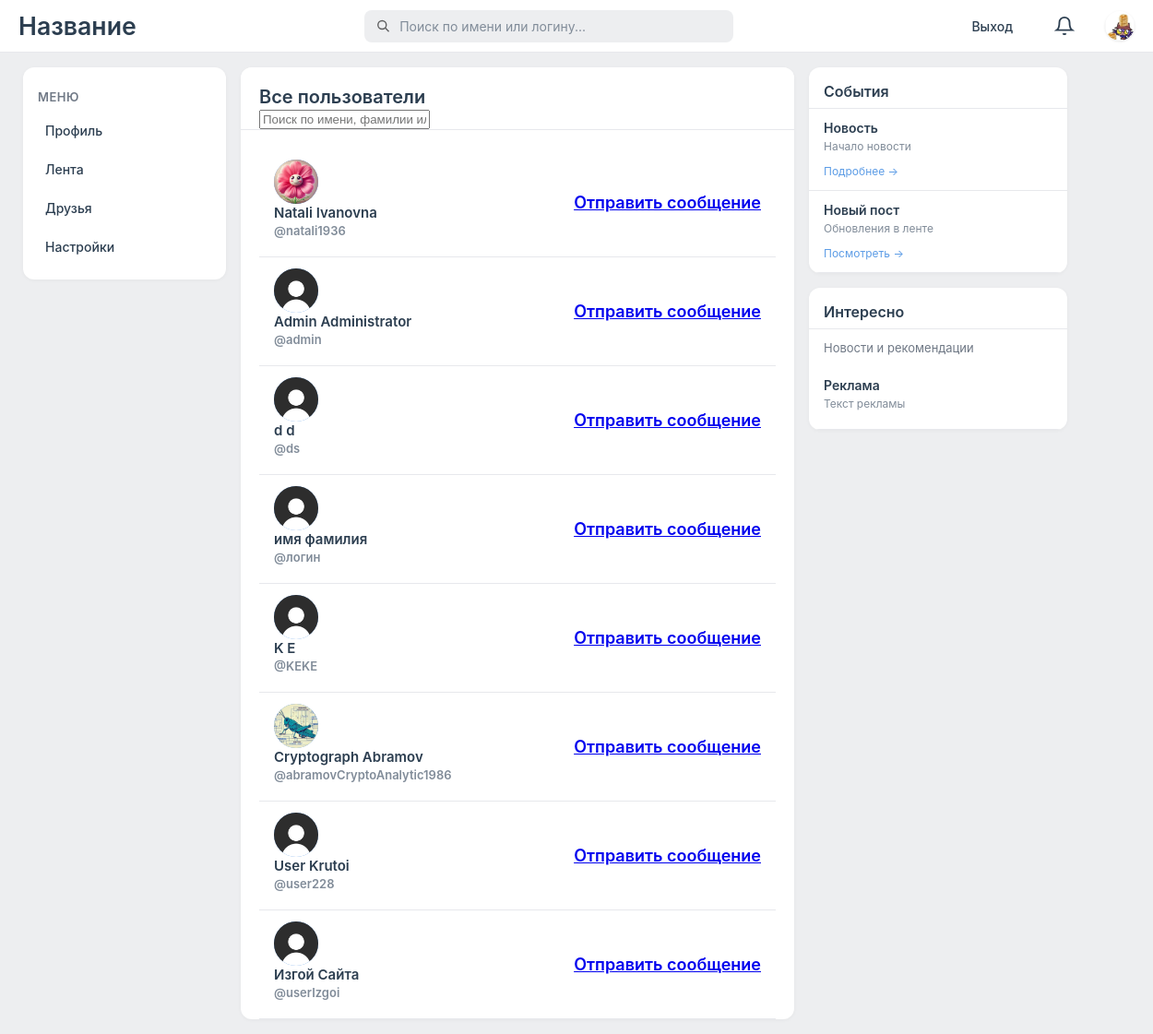
Page /friends/friends.php (signed in) on the committed database.
### tables this page shows
CREATE TABLE `users` (
  `user_id` int NOT NULL,
  `login` varchar(50) NOT NULL,
  `first_name` varchar(255) NOT NULL,
  `last_name` varchar(255) NOT NULL,
  `password` varchar(255) NOT NULL,
  `role` varchar(10) NOT NULL,
  `is_private` tinyint(1) NOT NULL,
  `birthday_date` date NOT NULL,
  `creation_date` date NOT NULL,
  `avatar` varchar(255) NOT NULL
);

### classes/DataBase.php (called while the page is built, shortened)
<?php
class Database {
   private $pdo;
    public function __construct() {
        $this->pdo = new PDO("mysql:host=localhost;dbname=Social", "root", "");
        $this->pdo->setAttribute(PDO::ATTR_ERRMODE, PDO::ERRMODE_EXCEPTION);
    }
    public function query1($sql, $params = []) {
        $stmt = $this->pdo->prepare($sql);
        $stmt->execute($params);
        return $stmt;
    }
    public function fetchOne($sql, $params = []) {
        $result = $this->query1($sql, $params)->fetch();
        return $result === false ? null : $result;
    }
    public function fetchAll($sql, $params = []){
        return $this->query1($sql, $params)->fetchAll();
    }
}
?>

### classes/User.php (called while the page is built, shortened)
<?php
class User {
    private $data = [];
    public function __construct(int $user_id, array $data, Database $db) {
        $this->data = $data;
    }
	public static function getUserById($id, Database $db){
		$sql = "SELECT * FROM users WHERE user_id = ?";
		$data = $db->fetchOne($sql, [$id]);
		return new self($id, $data, $db);
	}
    public function get($field) {
        return $this->data[$field] ?? '';
    }
        public static function getAllUsersExcept($user_id, $db) {
        $query = "SELECT user_id, first_name, last_name, login, avatar
                FROM users
                WHERE user_id != ?";
        $result = $db->fetchAll($query, [$user_id]);
        return $result;
    }
}
?>

### friends/friends.php (the view, shortened to what this page needs)
<?php
include '../includes/init.php';
$id = $_SESSION['id'];
$all_users = User::getAllUsersExcept($id, $db);
?>
<!DOCTYPE html>
<html>
<head>
	<link rel="stylesheet" href="../assets/css/style.css">
</head>
<body>
	<?php include "../includes/header.php";?>
	<div class="columns-container">
		<?php include "../includes/menuLeft.php";?>
		<div class="center-panel">
			<div class="top-block">
				<h2>Все пользователи</h2>
				<div class="search-users-container">
					<input type="text" id="searchUsersInput" placeholder="Поиск по имени, фамилии или логину..."
						class="search-users-input">
				</div>
			</div>
			<div class="center-panel1">
				<div class="users-list" id="usersList">
					<?php if (count($all_users) > 0): ?>
					<?php foreach ($all_users as $user_data):
                            $avatar = $user_data['avatar'] ?? 'baseimage.jpg';
                        ?>
					<a href="../profile/userWall.php?user_id=<?php echo $user_data['user_id']; ?>"
						style="text-decoration: none; color: inherit; display: block;">
						<div class="user-card"
							style="display: flex; flex-direction: row; justify-content: space-between;">
							<div>
								<div class="user-avatar">
									<img src="../assets/uploads/<?php echo $avatar; ?>" alt="Avatar"
										style="width: 48px; height: 48px; border-radius: 50%; object-fit: cover;">
								</div>
								<div class="user-info">
									<div class="user-name">
										<?php echo htmlspecialchars($user_data['first_name']); ?>
										<?php echo htmlspecialchars($user_data['last_name']); ?>
									</div>
									<div class="user-login">
										@<?php echo htmlspecialchars($user_data['login']); ?>
									</div>
								</div>
							</div>
							<a class="friends-send-msg-btn"
								href="../messages/messages.php?user_id=<?php echo $user_data['user_id']; ?>">Отправить
								сообщение</button>
						</div>
					</a>
					<?php endforeach; ?>
					<?php else: ?>
					<div class="empty-message">
						<p>Пользователей пока нет</p>
					</div>
					<?php endif; ?>
				</div>
			</div>
		</div>
		<?php include "../includes/menuRight.php";?>
	</div>
</body>
</html>

### includes/header.php (shortened to what this page needs)
<link rel="stylesheet" href="assets/css/header.css">
<link rel="stylesheet" href="path/to/style.css">
<div class="header-fullwidth">
    <h1>Название</h1>
    <div class="search-container">
        <div class="search-box">
            <svg class="search-icon" viewBox="0 0 24 24" fill="none" stroke="currentColor" stroke-width="2">
                <circle cx="10.5" cy="10.5" r="6.5" />
                <line x1="21" y1="21" x2="15" y2="15" />
            </svg>
            <input type="text" class="search-input" id="headerSearchInput" placeholder="Поиск по имени или логину...">
        </div>
    </div>
	<div class="header-right">
		<?php
		require_once __DIR__ . '/../classes/Database.php';
		if (isset($_SESSION['id'])):
		?>
		<a href="../auth/logout.php" style="text-decoration: none; color: #2c3e50; font-size: 14px;">Выход</a>
		<?php include '../includes/notificationBell.php'; ?>
		<div class="avatar">
			<?php
				$db = new Database();
				$user = User::getUserById($_SESSION['id'], $db);
				$image_name = $user->get(UserField::AVATAR);
				?>
			<img src="../assets/uploads/<?php echo ($image_name);?>"
				style="width: 32px; height: 32px; border-radius: 100%;">
		</div>
		<?php else:?>
		<div>Вы вошли как гость</div>
		<?php endif;?>
	</div>
</div>

### assets/css/style.css (style rules this page uses)
body { margin: 0; padding: 0; width: 100%; min-width: 100%; height: 100vh; font-family: -apple-system, BlinkMacSystemFont, 'Segoe UI', Roboto, 'Helvetica Neue', Arial, sans-serif; display: flex; flex-direction: column; overflow-y: hidden; overflow-x: auto; background: #edeef0; }
.header-fullwidth { display: flex; flex-shrink: 0; align-items: center; justify-content: space-between; width: 100%; min-width: 100vw; background: #ffffff; border-bottom: 1px solid #e7e8ec; position: sticky; top: 0; left: 0; right: 0; z-index: 80; box-sizing: border-box; flex-shrink: 0; padding: 0 20px; }
h1 { font-size: 20pt; font-weight: 600; margin: 0; padding: 12px 0; color: #2c3e50; }
.header-fullwidth h1 { margin: 0; color: #2c3e50; font-size: 20pt; font-weight: 600; }
.search-container { flex: 1; max-width: 400px; margin: 0 20px; }
.search-box { display: flex; align-items: center; background: #edeef0; border-radius: 8px; padding: 8px 12px; transition: all 0.2s; }
.search-icon { width: 18px; height: 18px; margin-right: 8px; opacity: 0.6; }
.search-input { background: transparent; border: none; outline: none; font-size: 14px; width: 100%; font-family: inherit; }
.search-input::placeholder { color: #818c99; }
.header-right { display: flex; gap: 15px; align-items: center; }
.avatar { width: 32px; height: 32px; border-radius: 50%; background: #5c9ce6; display: flex; align-items: center; justify-content: center; color: white; font-weight: bold; cursor: pointer; }
.columns-container { display: flex; flex: 1; width: 100%; max-width: 1200px; margin: 0 auto; padding: 16px 20px; gap: 16px; min-height: 0; overflow: visible; }
.center-panel { flex: 1; background-color: #ffffff; color: #2c3e50; box-sizing: border-box; overflow-y: auto; min-width: 300px; max-width: 600px; border-radius: 12px; box-shadow: 0 1px 4px rgba(0, 0, 0, 0.04); display: flex; flex-direction: column; }
.center-panel1 { padding: 16px 20px; height: 100%; }
.top-block { padding: 16px 20px 8px 20px; background-color: #ffffff; border-bottom: 1px solid #e7e8ec; position: sticky; top: 0; z-index: 10; }
.top-block h2 { margin: 0; font-size: 20px; font-weight: 600; color: #2c3e50; }
.center-panel, .left-panel { scrollbar-width: thin; scrollbar-color: #d1d1d1 transparent; }
.users-list { padding: 0; }
.user-card { display: flex; align-items: center; gap: 15px; padding: 12px 20px; border-bottom: 1px solid #e7e8ec; transition: background 0.1s; }
.user-avatar { width: 48px; height: 48px; border-radius: 50%; background: #5c9ce6; display: flex; align-items: center; justify-content: center; color: white; font-weight: bold; font-size: 18px; flex-shrink: 0; }
.user-info { flex: 1; }
.user-name { font-weight: 600; font-size: 15px; color: #2c3e50; margin-bottom: 2px; }
.user-login { font-size: 13px; color: #818c99; margin-bottom: 8px; }
.center-panel > :not(form):not(#savingStatus) { padding: 20px 20px 0; font-size: 18px; font-weight: 600; color: #2c3e50; margin: 0; }
.search-container { position: relative; flex: 1; max-width: 400px; margin: 0 20px; }
.search-box { display: flex; align-items: center; background: #edeef0; border-radius: 8px; padding: 8px 12px; }
.user-card { padding: 12px 16px; }

### assets/css/header.css (style rules this page uses)
.header-right > a { text-decoration: none !important; color: #818c99; font-size: 14px; font-weight: 500; padding: 8px 12px; border-radius: 8px; transition: background-color 0.15s ease, color 0.15s ease; display: inline-block; }
.avatar { border: 2px solid #ffffff; box-shadow: 0 1px 3px rgba(0, 0, 0, 0.1); box-sizing: border-box; transition: transform 0.2s ease; }

### rows in the picture
users: avatar (picture)
users: avatar (picture), first_name "Natali", last_name "Ivanovna", login "natali1936"
users: avatar (picture), first_name "Admin", last_name "Administrator", login "admin"
users: avatar (picture), first_name "d", last_name "d", login "ds"
users: avatar (picture), first_name "имя", last_name "фамилия", login "логин"
users: avatar (picture), first_name "K", last_name "E", login "KEKE"
users: avatar (picture), first_name "Cryptograph", last_name "Abramov", login "abramovCryptoAnalytic1986"
users: avatar (picture), first_name "User", last_name "Krutoi", login "user228"
users: avatar (picture), first_name "Изгой", last_name "Сайта", login "userIzgoi"
